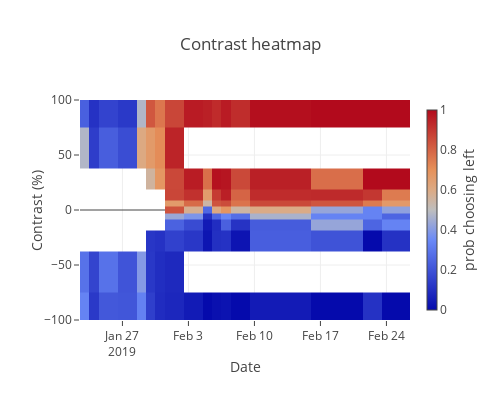

Here is the notebook cell this chart was saved with:
### Code cell
data = dict(
    x=[t.strftime('%Y-%m-%d') 
       for t in contrast_map.columns.tolist()],
    y=contrast_map.index.tolist(),
    z=contrast_map.values.tolist(),
    zmax=1,
    zmin=0,
    type='heatmap',
    colorbar=dict(
        thickness=10,
        title='prob choosing left',
        titleside = 'right',
    )
    
)

layout = go.Layout(
    xaxis=dict(title='Date'),
    yaxis=dict(
        title='Contrast (%)',
        range=[-100, 100]
    ),
    width=500,
    height=400,
    title='Contrast heatmap',
    showlegend=False
)

fig = go.Figure(data=[data], layout=layout)
plotly.offline.iplot(fig)

### Figure 1 — Plotly figure (JSON) as saved in the notebook; plotly's stock layout.template omitted (floating-point values rounded to 4 significant figures; data arrays with more than 128 entries replaced by an {"elided": "..."} marker saying what was removed)
{"data": [{"colorbar": {"thickness": 10, "title": {"side": "right", "text": "prob choosing left"}}, "type": "heatmap", "uid": "7ca1734f-08cc-4c45-98fb-7721b6eeb253", "x": ["2019-01-23", "2019-01-24", "2019-01-25", "2019-01-28", "2019-01-29", "2019-01-30", "2019-01-31", "2019-02-01", "2019-02-04", "2019-02-05", "2019-02-06", "2019-02-07", "2019-02-08", "2019-02-11", "2019-02-21", "2019-02-22", "2019-02-25"], "y": [100, 50, 25, 12, 6, 0, -6, -12, -25, -50, -100], "z": {"elided": "11x17 float values"}, "zmax": 1, "zmin": 0}], "layout": {"height": 400, "showlegend": false, "title": {"text": "Contrast heatmap"}, "width": 500, "xaxis": {"title": {"text": "Date"}}, "yaxis": {"range": [-100, 100], "title": {"text": "Contrast (%)"}}}}
